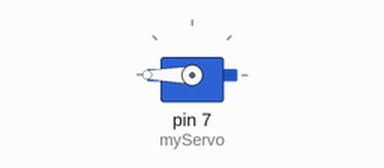
Simulated run of this sketch. Board: Arduino Uno, built with avr-gcc and run on an emulated ATmega328P. Shown: servo.

Above: at 0.05 s.
At 10.0 s:
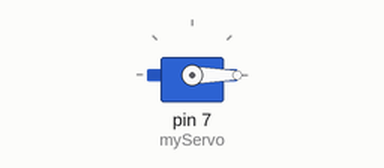
Timing chart, 0 to 13.0 s (numbered marks = the images above):
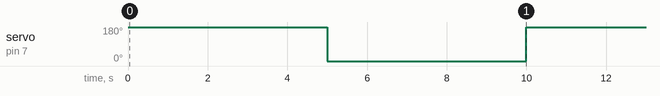

The sketch:

project7motor.ino
```cpp
#include <Servo.h>  // Include the Servo library

Servo myServo;      // Create a Servo object

void setup() {
  myServo.attach(7);  // Attach the servo to digital pin 7
}

void loop() {
  myServo.write(180);  // Move the servo to 90 degrees
  delay(5000);
  myServo.write(0);   // Move the servo to 0 degrees
  delay(5000);
}
```

Measured:
- by itself, servo on pin 7 (myServo): alternates 180° for 5.0 s and 0° for 5.0 s
